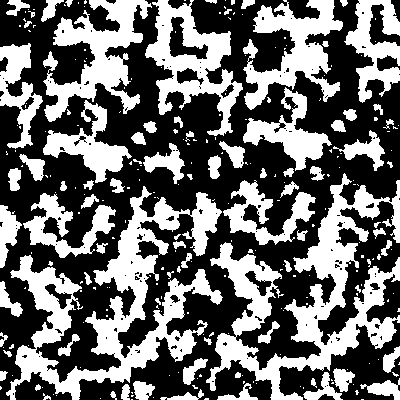
Frame 1 (no input)
Frame 60 (the mouse pressed at the canvas centre just before this capture): identical to frame 1, image omitted
Frame 120 (the mouse held since frame 60 and released just before this capture): identical to frame 1, image omitted

The Processing sketch that drew this single still picture (run headless with seeded random() and noise(); from frame 60 on, the mouse is pressed at the canvas centre):

// Processing sketch: processing_58980
// ── processing_58980.pde


int lastPrint;
final int numStars = 10;
boolean cloudMode = false;
PImage img;
Star arr[] = new Star[numStars];
class Star{
  PVector pos;
  int size;
  
  Star(int x, int y, int size){
    this.size = size;
    pos = new PVector(x,y);
  }
  void draw(){
    noStroke();
    fill(255);
    ellipse(pos.x,pos.y,this.size,this.size);
  }
}

float scale = 0.025;
void setup() {
  size(400,400);
  img = new PImage(width,height);


 
  newPattern();

}

void draw() {
    background(0);
    
    if(cloudMode){
      for(int n=0;n<numStars;n++){
        arr[n].draw();
      }
      tint(255,200);
    }

    image(img,0,0);
}

void keyPressed() {
  if(key == 'c') {
    cloudMode = !cloudMode;
  }
  newPattern();
}

void newPattern(){
  lastPrint = millis();
  float scale;
  if(cloudMode) {
    scale = 0.005;
  } 
  else {
    scale = 0.08;
  }
  
  
  for(int i=0;i<width;i++) {
    for(int j=0;j<height;j++) {
      color col;
      if(cloudMode) {
        col = color(255*noise(scale*i,scale*j,lastPrint));
        
        for(int n=0;n<numStars;n++){
          arr[n] =new Star((int)random(width),(int)random(height),(int)random(2)+1);
        }
      } 
      else {

        col = color(255*noise(scale*i,scale*j,lastPrint));
      }

      img.set(i,j,col);

     
      
    }
  }
  if(!cloudMode){
    img.filter(THRESHOLD);
  }
}
